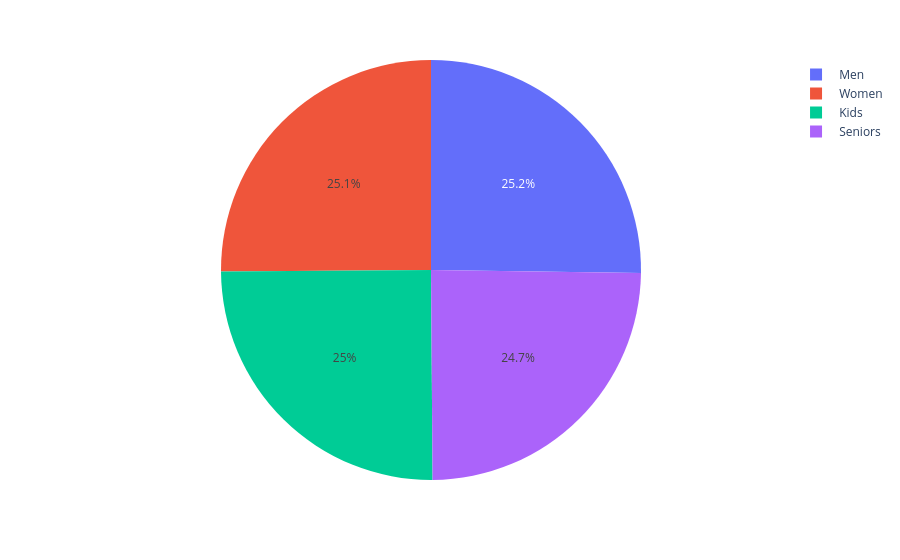

Notebook cell for this chart:
### Code cell
px.pie(df, values='Sales', names='Group')

### Figure 1 — Plotly figure (JSON) as saved in the notebook; plotly's stock layout.template omitted (floating-point values rounded to 4 significant figures; data arrays with more than 128 entries replaced by an {"elided": "..."} marker saying what was removed)
{"data": [{"domain": {"x": [0, 1], "y": [0, 1]}, "hovertemplate": "Group=%{label}<br>Sales=%{value}<extra></extra>", "labels": {"elided": "7560 str values"}, "legendgroup": "", "name": "", "showlegend": true, "type": "pie", "values": {"elided": "7560 float values"}}], "layout": {"autosize": true, "legend": {"tracegroupgap": 0}, "margin": {"t": 60}}}
